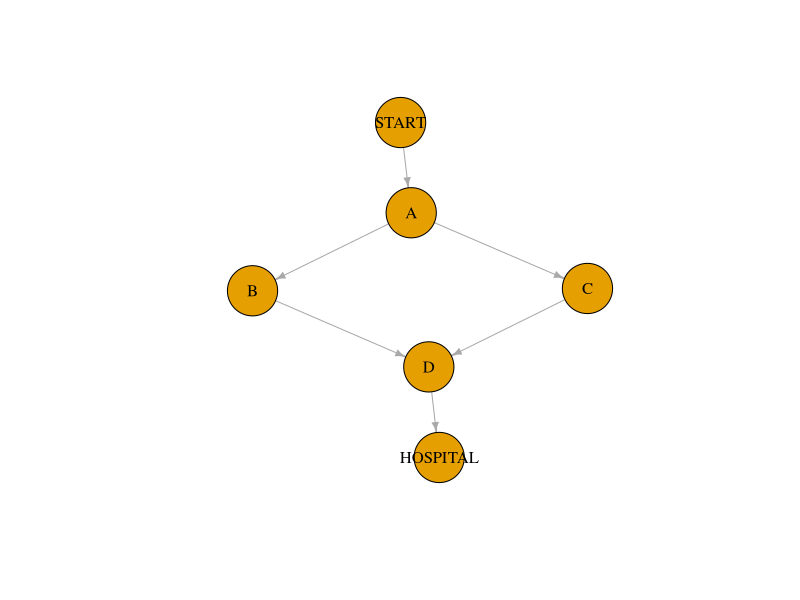

Source code (R):
library(igraph)
library(dplyr)

roads <- read.csv("data/road_data.csv")

print(roads)
road_graph <- graph_from_data_frame(
  roads,
  directed = TRUE
)

print(road_graph)
plot(
  road_graph,
  vertex.size = 30,
  vertex.label.color = "black",
  edge.arrow.size = 0.5
)
all_routes <- all_simple_paths(
  road_graph,
  from = "START",
  to = "HOSPITAL"
)

print(all_routes)

route_times <- c()

for (route in all_routes) {
  
  total_time <- 0
  
  for (i in 1:(length(route) - 1)) {
    
    from_node <- V(road_graph)[route[i]]$name
    to_node <- V(road_graph)[route[i + 1]]$name
    
    road <- roads[
      roads$from == from_node & roads$to == to_node,
    ]
    
    total_time <- total_time + road$base_time_min
  }
  
  route_times <- c(route_times, total_time)
}

print(route_times)

traffic_delay <- 2
delay_time <- 3
accident_delay <- 7

print(traffic_delay)
print(delay_time)
print(accident_delay)

road_ab <- roads[
  roads$from == "A" & roads$to == "B",
]

expected_time_ab <- road_ab$base_time_min +
  road_ab$traffic_prob * traffic_delay +
  road_ab$delay_prob * delay_time +
  road_ab$accident_prob * accident_delay

print(expected_time_ab)
roads$expected_time <- roads$base_time_min +
  roads$traffic_prob * traffic_delay +
  roads$delay_prob * delay_time +
  roads$accident_prob * accident_delay

print(
  roads[, c(
    "from",
    "to",
    "base_time_min",
    "traffic_prob",
    "delay_prob",
    "accident_prob",
    "expected_time"
  )]
)
